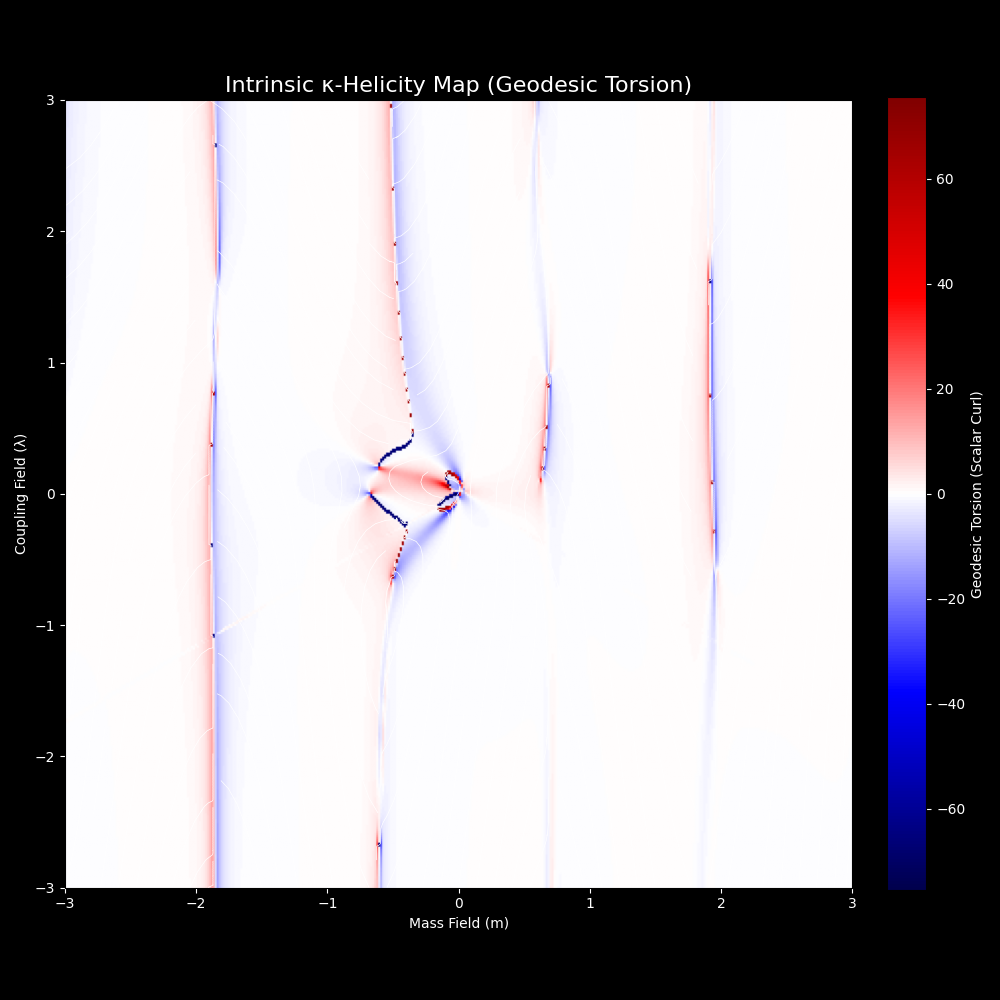

Recreate this plot in Python.
import numpy as np
import matplotlib.pyplot as plt
from mpl_toolkits.mplot3d import Axes3D

# --------------------------------------------------
# PIROUETTE FRAMEWORK: TORSION MAP (KAPPA-HELICITY)
# --------------------------------------------------
# This script computes the Torsion (Curl) of the Geodesic Flow 
# to reveal the intrinsic spin structure (K-Helicity) of the vacuum.
# --------------------------------------------------

RES = 400 # Lowered resolution for faster computation of derivatives
TWIST = 3.8
M_MIN, M_MAX = -3.0, 3.0
L_MIN, L_MAX = -3.0, 3.0
EPS = 1e-3 # Step size for finite difference derivative

def get_force_vectorized(m, lam):
    # --- The Unified Field Laws (Unmodified) ---
    F_teal_m = -(m + 0.866) 
    F_teal_lam = -(lam - 0.5)

    F_red_m = -(m - 0.0)
    p_violation = TWIST * np.sin(m * 2.5) 
    F_red_lam = -(lam + 1.0) + p_violation

    sum_m = (F_teal_m + F_red_m)
    sum_lam = (F_teal_lam + F_red_lam)
    magnitude = np.sqrt(sum_m**2 + sum_lam**2)
    scaling_factor = np.sqrt(magnitude)
    
    F_gold_m = sum_m * scaling_factor
    F_gold_lam = sum_lam * scaling_factor
    
    # Weights
    angle = np.degrees(np.arctan2(lam, m)) % 360
    
    # Gaussian Mixing
    diff_g = np.abs(angle - 30); diff_g = np.minimum(diff_g, 360-diff_g)
    w_gold = np.exp(-(diff_g/80)**2)
    
    diff_t = np.abs(angle - 150); diff_t = np.minimum(diff_t, 360-diff_t)
    w_teal = np.exp(-(diff_t/80)**2)
    
    diff_r = np.abs(angle - 270); diff_r = np.minimum(diff_r, 360-diff_r)
    w_red = np.exp(-(diff_r/80)**2)
    
    tot = w_gold + w_teal + w_red + 1e-6
    nw_red = w_red / tot
    nw_teal = w_teal / tot
    nw_gold = w_gold / tot
    
    Fm = (nw_teal * F_teal_m + nw_red * F_red_m + nw_gold * F_gold_m)
    Flam = (nw_teal * F_teal_lam + nw_red * F_red_lam + nw_gold * F_gold_lam)
    
    return Fm, Flam

def compute_tensor_flow():
    """ Computes the Geodesic Flow Vector Field (Min Stiffness Eigenvector) """
    print(f"Mapping the Geodesic Flow Vector Field ({RES}x{RES})...")
    
    m_range = np.linspace(M_MIN, M_MAX, RES)
    l_range = np.linspace(L_MIN, L_MAX, RES)
    M, L = np.meshgrid(m_range, l_range)
    
    # --- 1. Jacobian Calculation (Skipping details, assumes force is calculated) ---
    Fm, Flam = get_force_vectorized(M, L)
    Fm_m, Flam_m = get_force_vectorized(M + EPS, L)
    Fm_l, Flam_l = get_force_vectorized(M, L + EPS)
    
    dFx_dm = (Fm_m - Fm)/EPS
    dFx_dl = (Fm_l - Fm)/EPS
    dFy_dm = (Flam_m - Flam)/EPS
    dFy_dl = (Flam_l - Flam)/EPS
    
    # --- 2. Metric Tensor Components G = J^T J ---
    g11 = dFx_dm**2 + dFy_dm**2
    g12 = dFx_dm*dFx_dl + dFy_dm*dFy_dl
    g22 = dFx_dl**2 + dFy_dl**2
    
    # --- 3. Eigen-Decomposition for L2 (Min Stiffness) ---
    T = g11 + g22
    D = g11*g22 - g12**2
    L2 = T/2 - np.sqrt(np.maximum(T**2/4 - D, 0)) # Min Stiffness
    
    # --- 4. Eigenvectors (Flow Direction v) ---
    vx = g12
    vy = L2 - g11
    
    # Normalize
    mag = np.sqrt(vx**2 + vy**2) + 1e-9
    vx /= mag
    vy /= mag
    
    # Note: M and L (grid coordinates) are needed for the next derivative step
    return M, L, vx, vy

def compute_torsion_map(M, L, vx, vy):
    """
    Calculates the Torsion (Scalar Curl) of the Geodesic Flow Vector Field.
    
    Curl = (d(vy)/dm - d(vx)/dλ)
    """
    print("Computing Torsion (Curl) of the Geodesic Flow...")
    
    # Central difference (more accurate than forward)
    # The grid spacing d_m and d_lambda are the same
    h = M[0, 1] - M[0, 0] # Horizontal step size (dm)
    
    # Calculate d(vy)/dm
    dvy_dm = np.gradient(vy, axis=1) / h
    
    # Calculate d(vx)/dλ
    dvx_dl = np.gradient(vx, axis=0) / h
    
    # Torsion (Scalar Curl)
    torsion_map = dvy_dm - dvx_dl
    
    return torsion_map

def run_torsion_map():
    M, L, VX, VY = compute_tensor_flow()
    torsion_map = compute_torsion_map(M, L, VX, VY)
    
    # ----------------------------------------
    # PLOTTING THE KAPPA-HELICITY FIELD
    # ----------------------------------------
    
    fig, ax = plt.subplots(figsize=(10, 10), facecolor='black')
    
    # Use a diverging colormap centered at zero to clearly show 
    # positive (CW spin) vs negative (CCW spin) torsion.
    im = ax.imshow(torsion_map, extent=[M_MIN, M_MAX, L_MIN, L_MAX], 
                   origin='lower', cmap='seismic', vmin=-np.max(np.abs(torsion_map)), 
                   vmax=np.max(np.abs(torsion_map)))
    
    # Add streamlines of the Geodesic flow for context
    ax.streamplot(M, L, VX, VY, color='white', density=1.5, linewidth=0.5, 
                  arrowstyle='-', start_points=None, zorder=2, minlength=0.1)
    
    ax.set_title("Intrinsic κ-Helicity Map (Geodesic Torsion)", 
              color='white', fontsize=16)
    ax.set_xlabel("Mass Field (m)", color='white')
    ax.set_ylabel("Coupling Field (λ)", color='white')
    ax.tick_params(colors='white')
    ax.set_facecolor('black')
    
    cbar = fig.colorbar(im, ax=ax, fraction=0.046, pad=0.04)
    cbar.set_label('Geodesic Torsion (Scalar Curl)', color='white')
    cbar.ax.yaxis.set_tick_params(color='white')
    plt.setp(plt.getp(cbar.ax.axes, 'yticklabels'), color='white')

    plt.tight_layout()
    plt.savefig('vacuum_torsion_map.png')
    plt.show()

if __name__ == "__main__":
    run_torsion_map()
